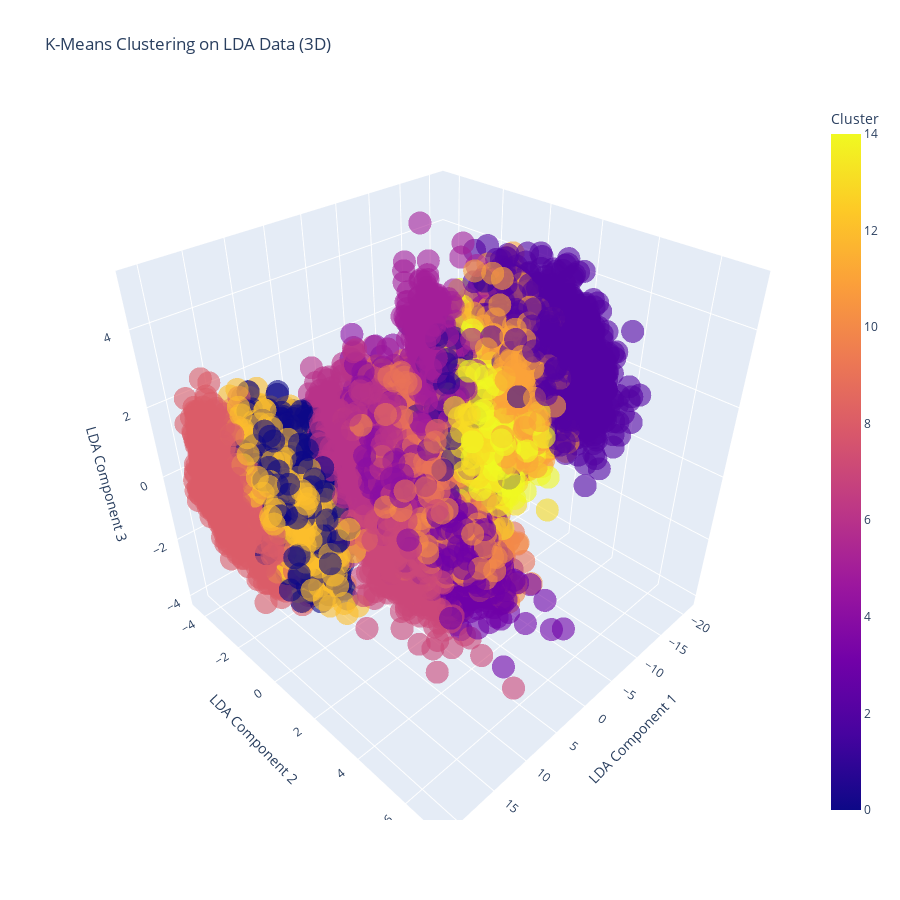

The code cell stored with this chart in its notebook:
### Code cell
lda_with_clusters = apply_kmeans_to_lda(lda_df, n_clusters=15)

### Figure 1 — Plotly figure (JSON) as saved in the notebook; plotly's stock layout.template omitted (floating-point values rounded to 4 significant figures; data arrays with more than 128 entries replaced by an {"elided": "..."} marker saying what was removed)
{"data": [{"hovertemplate": "LDA Component 1=%{x}<br>LDA Component 2=%{y}<br>LDA Component 3=%{z}<br>Cluster=%{marker.color}<extra></extra>", "legendgroup": "", "marker": {"color": {"elided": "29503 int values"}, "coloraxis": "coloraxis", "opacity": 0.6, "symbol": "circle"}, "mode": "markers", "name": "", "scene": "scene", "showlegend": false, "type": "scatter3d", "x": {"elided": "29503 float values"}, "y": {"elided": "29503 float values"}, "z": {"elided": "29503 float values"}}], "layout": {"coloraxis": {"colorbar": {"title": {"text": "Cluster"}}, "colorscale": [[0, "#0d0887"], [0.1111, "#46039f"], [0.2222, "#7201a8"], [0.3333, "#9c179e"], [0.4444, "#bd3786"], [0.5556, "#d8576b"], [0.6667, "#ed7953"], [0.7778, "#fb9f3a"], [0.8889, "#fdca26"], [1, "#f0f921"]]}, "height": 900, "legend": {"tracegroupgap": 0}, "scene": {"domain": {"x": [0, 1], "y": [0, 1]}, "xaxis": {"title": {"text": "LDA Component 1"}}, "yaxis": {"title": {"text": "LDA Component 2"}}, "zaxis": {"title": {"text": "LDA Component 3"}}}, "title": {"text": "K-Means Clustering on LDA Data (3D)"}}}
